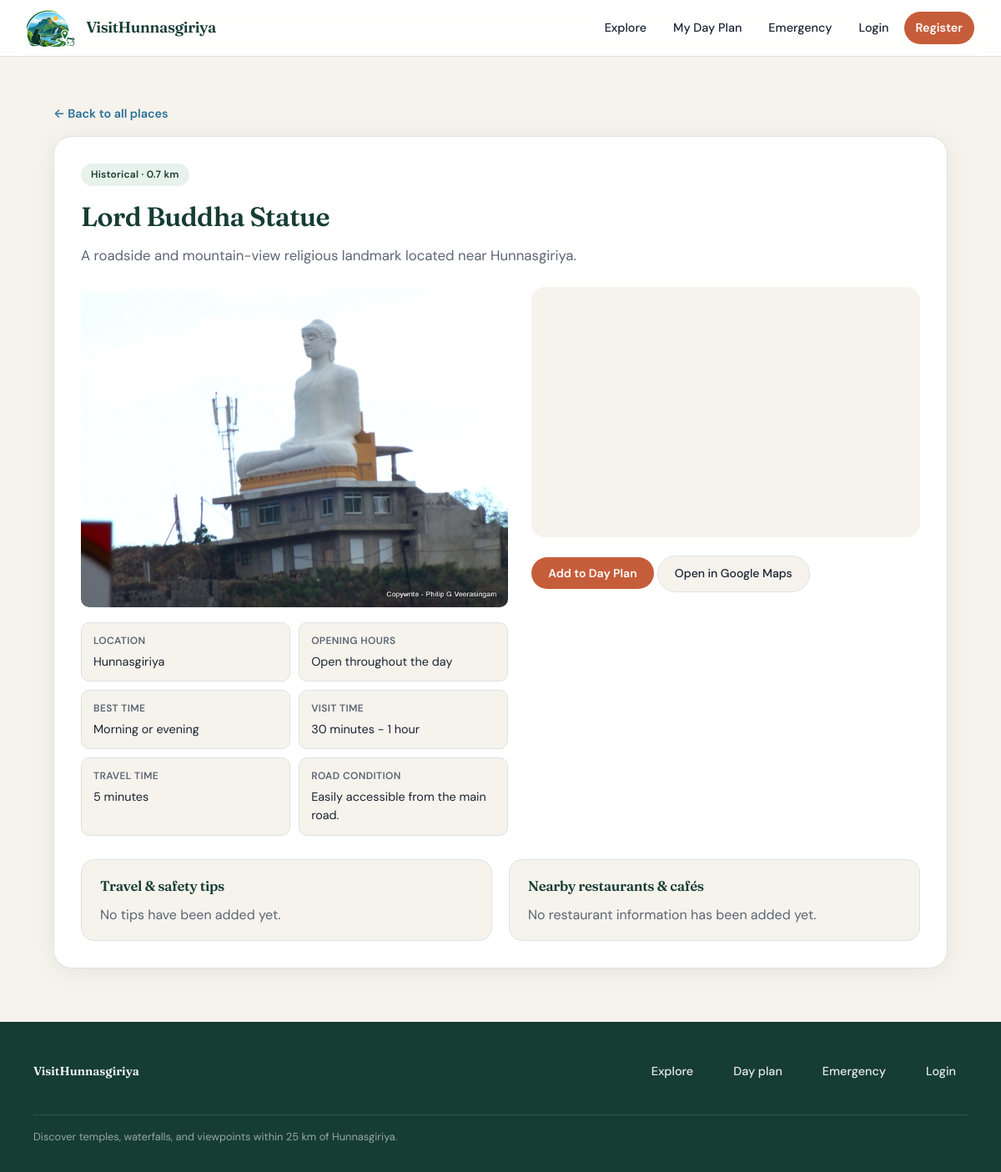
The page /attraction.php?id=9 on the database as committed earlier.
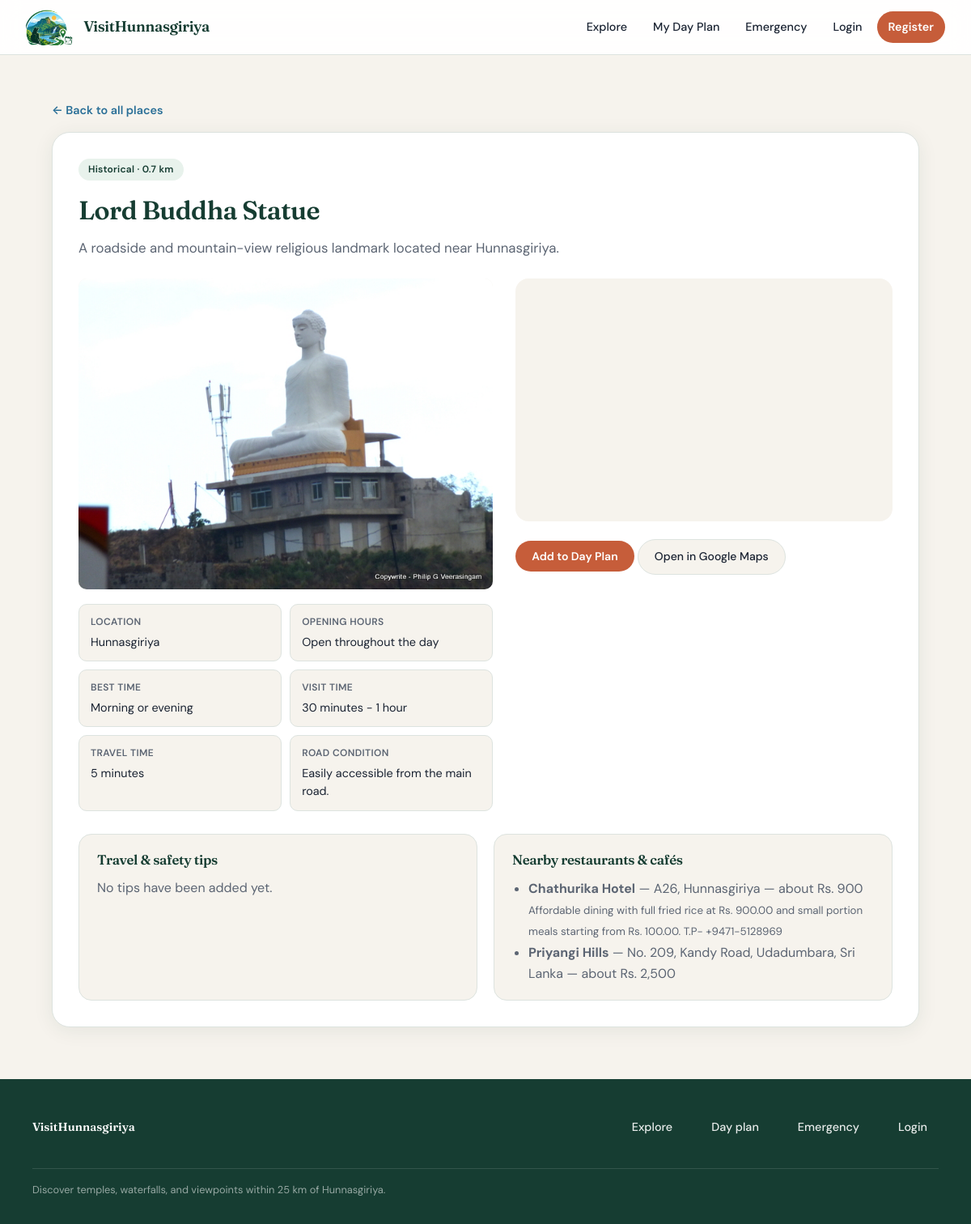
The same page on the database as committed later.
### tables this page shows
CREATE TABLE IF NOT EXISTS `attractions` (
  `attraction_id` int NOT NULL AUTO_INCREMENT,
  `category_id` int NOT NULL,
  `name` varchar(150) NOT NULL,
  `description` text,
  `location` varchar(255) DEFAULT NULL,
  `opening_hours` varchar(100) DEFAULT NULL,
  `best_time_to_visit` varchar(150) DEFAULT NULL,
  `estimated_visit_duration` varchar(100) DEFAULT NULL,
  `distance_km` decimal(5,2) DEFAULT NULL,
  `travel_time` varchar(100) DEFAULT NULL,
  `google_maps_link` text,
  `road_condition` text,
  `created_at` timestamp NULL DEFAULT CURRENT_TIMESTAMP,
  PRIMARY KEY (`attraction_id`),
  KEY `category_id` (`category_id`)
);

CREATE TABLE IF NOT EXISTS `categories` (
  `category_id` int NOT NULL AUTO_INCREMENT,
  `category_name` varchar(100) NOT NULL,
  PRIMARY KEY (`category_id`)
);

CREATE TABLE IF NOT EXISTS `attraction_images` (
  `image_id` int NOT NULL AUTO_INCREMENT,
  `attraction_id` int NOT NULL,
  `image_path` varchar(255) NOT NULL,
  PRIMARY KEY (`image_id`),
  KEY `attraction_id` (`attraction_id`)
);

CREATE TABLE IF NOT EXISTS `restaurants` (
  `restaurant_id` int NOT NULL AUTO_INCREMENT,
  `attraction_id` int DEFAULT NULL,
  `name` varchar(150) NOT NULL,
  `location` varchar(255) DEFAULT NULL,
  `estimated_spending` decimal(10,2) DEFAULT NULL,
  `description` text,
  PRIMARY KEY (`restaurant_id`),
  KEY `attraction_id` (`attraction_id`)
);

### includes/functions.php (called while the page is built, shortened)
<?php
function e($v): string { return htmlspecialchars((string)$v, ENT_QUOTES, 'UTF-8'); }
function img_url(string $path): string {
    return implode('/', array_map('rawurlencode', explode('/', $path)));
}
function maps_link(array $a): string {
    if (preg_match('~https?://[^\s\\\\]+~', (string)$a['google_maps_link'], $m)) return $m[0];
    return 'https://www.google.com/maps/search/?api=1&query=' . urlencode($a['name'] . ' ' . $a['location']);
}
function is_admin(): bool { return !empty($_SESSION['admin_id']); }
function is_user(): bool  { return !empty($_SESSION['user_id']); }

### attraction.php (the view, shortened to what this page needs)
<?php
require __DIR__ . '/config/db.php';
require __DIR__ . '/includes/functions.php';
$id = (int)($_GET['id'] ?? 0);
$st = $pdo->prepare("SELECT a.*, c.category_name FROM attractions a
                     JOIN categories c ON c.category_id = a.category_id WHERE a.attraction_id = ?");
$st->execute([$id]);
$a = $st->fetch();
$q = $pdo->prepare("SELECT * FROM attraction_images WHERE attraction_id = ? ORDER BY image_id"); $q->execute([$id]); $images = $q->fetchAll();
$q = $pdo->prepare("SELECT * FROM travel_tips WHERE attraction_id = ? ORDER BY tip_type, tip_id"); $q->execute([$id]); $tips = $q->fetchAll();
$q = $pdo->prepare("SELECT * FROM restaurants WHERE attraction_id = ? ORDER BY name"); $q->execute([$id]); $restaurants = $q->fetchAll();
$inPlan = in_array($id, $_SESSION['plan'] ?? []);
include __DIR__ . '/includes/header.php';
?>
  <section>
    <a class="back" href="index.php#places">&larr; Back to all places</a>
    <article class="place show">
      <span class="tag"><?= e($a['category_name']) ?> · <?= e(rtrim(rtrim($a['distance_km'], '0'), '.')) ?> km</span>
      <h2><?= e($a['name']) ?></h2>
      <p class="lead"><?= nl2br(e($a['description'])) ?></p>
      <div class="detail">
        <div>
          <?php if ($images): ?>
            <div class="gallery">
              <?php foreach ($images as $im): ?>
                <img src="<?= e(img_url($im['image_path'])) ?>" alt="<?= e($a['name']) ?>" onerror="this.style.display='none'">
              <?php endforeach; ?>
            </div>
          <?php endif; ?>
          <div class="facts">
            <div><small>Location</small><?= e($a['location']) ?></div>
            <div><small>Opening hours</small><?= e($a['opening_hours']) ?></div>
            <div><small>Best time</small><?= e($a['best_time_to_visit']) ?></div>
            <div><small>Visit time</small><?= e($a['estimated_visit_duration']) ?></div>
            <div><small>Travel time</small><?= e($a['travel_time']) ?></div>
            <div><small>Road condition</small><?= nl2br(e($a['road_condition'])) ?></div>
          </div>
        </div>
        <div>
          <iframe class="map" loading="lazy" title="Map of <?= e($a['name']) ?>"
                  src="https://www.google.com/maps?q=<?= urlencode($a['name'] . ' ' . $a['location']) ?>&output=embed"></iframe>
          <form class="inl" method="post" action="planner.php">
            <?php if ($inPlan): ?><a class="btn light" href="planner.php">In your plan ✓</a>
            <?php else: ?><button class="btn" type="submit">Add to Day Plan</button><?php endif; ?>
          </form>
          <a class="btn light" target="_blank" rel="noopener" href="<?= e(maps_link($a)) ?>">Open in Google Maps</a>
        </div>
      </div>
      <div class="two">
        <div class="box">
          <h3>Travel &amp; safety tips</h3>
          <?php if ($tips): ?>
            <ul><?php foreach ($tips as $t): ?>
              <li><strong><?= e($t['tip_type']) ?>:</strong> <?= e($t['tip_description']) ?></li>
            <?php endforeach; ?></ul>
          <?php else: ?><p>No tips have been added yet.</p><?php endif; ?>
        </div>
        <div class="box">
          <h3>Nearby restaurants &amp; cafés</h3>
          <?php if ($restaurants): ?>
            <ul><?php foreach ($restaurants as $r): ?>
              <li><strong><?= e(trim($r['name'])) ?></strong> — <?= e(trim($r['location'])) ?>
                  <?php if ($r['estimated_spending'] !== null): ?> — about Rs. <?= number_format((float)$r['estimated_spending']) ?><?php endif; ?>
                  <?php if ($r['description']): ?><br><small><?= e($r['description']) ?></small><?php endif; ?></li>
            <?php endforeach; ?></ul>
          <?php else: ?><p>No restaurant information has been added yet.</p><?php endif; ?>
        </div>
      </div>
    </article>
  </section>
<?php include __DIR__ . '/includes/footer.php'; ?>

### includes/header.php (shortened to what this page needs)
<?php
require_once __DIR__ . '/functions.php';
$planCount = count($_SESSION['plan'] ?? []);
?>
<!DOCTYPE html>
<html lang="en">
<head>
  <link rel="stylesheet" href="style.css">
</head>
<body>
  <header class="site-header">
    <a class="brand" href="index.php"><img src="logo.png" alt="Logo"> VisitHunnasgiriya</a>
    <nav>
      <a href="index.php#places">Explore</a>
      <a href="planner.php">My Day Plan<?= $planCount ? " ($planCount)" : '' ?></a>
      <a href="emergency.php">Emergency</a>
      <?php if (is_admin()): ?>
        <a href="admin/dashboard.php">Admin Panel</a>
        <a href="logout.php">Logout</a>
      <?php elseif (is_user()): ?>
        <a href="my-plans.php">My Plans</a>
        <a href="logout.php">Logout (<?= e(strtok($_SESSION['user_name'] ?? 'You', ' ')) ?>)</a>
      <?php else: ?>
        <a href="login.php">Login</a>
        <a class="cta" href="register.php">Register</a>
      <?php endif; ?>
    </nav>
  </header>

### includes/footer.php
  <footer class="site-footer">
    <div class="site-footer__inner">
      <span class="site-footer__brand">VisitHunnasgiriya</span>
      <nav class="site-footer__nav">
        <a href="index.php#places">Explore</a>
        <a href="planner.php">Day plan</a>
        <a href="emergency.php">Emergency</a>
        <a href="login.php">Login</a>
      </nav>
      <p class="site-footer__copy">Discover temples, waterfalls, and viewpoints within 25 km of Hunnasgiriya.</p>
    </div>
  </footer>
</body>
</html>

Rows that differ between the two databases and show on the page:
added restaurants: name "Chathurika Hotel", location "A26, Hunnasgiriya", estimated_spending "900", description "Affordable dining with full fried rice at Rs. 900.00 and small portion meals starting from Rs. 100.00. T.P- +9471-5128969"
added restaurants: name "Priyangi Hills", location "No. 209, Kandy Road, Udadumbara, Sri Lanka", estimated_spending "2,500"
Other text that changed with them:
text no longer shown: "No restaurant information has been added yet."
